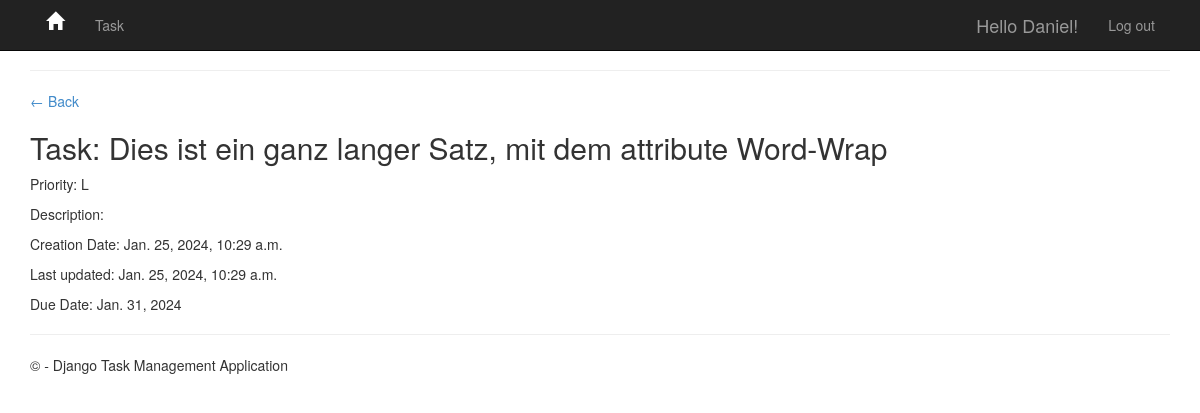
Before: /task/31/ (signed in) with the older database file.
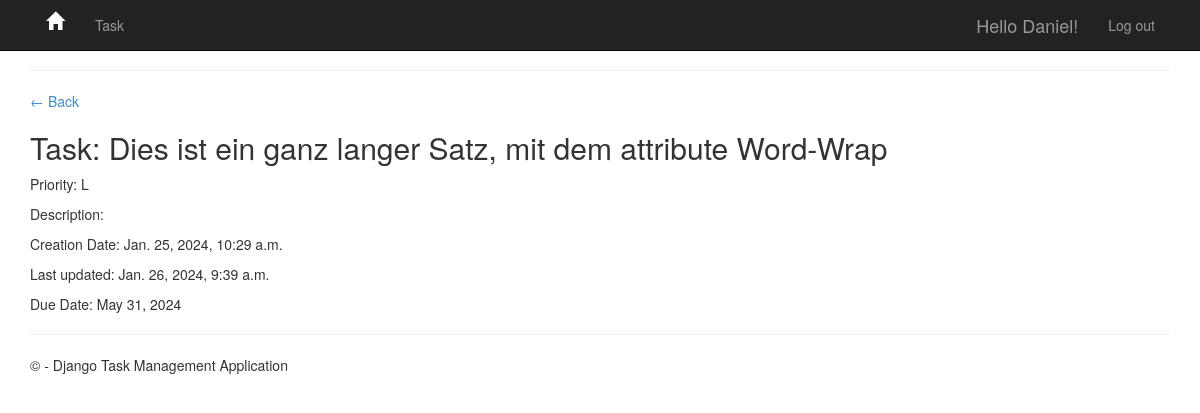
After: the same page with the newer database file.
### app/models.py (models this page shows, shortened)
class Task(models.Model):
    PRIORITY_CHOICES = [
        ('L', 'Low'),
        ('M', 'Medium'),
        ('H', 'High'),
        ('F', 'Fast Lane'),
    ]
    due_date = models.DateField(
        auto_now_add=False, auto_now=False, blank=True, null=True)
    user = models.ForeignKey(
        User, on_delete=models.CASCADE, null=True, blank=True)
    title = models.CharField(max_length=200)
    description = models.TextField(null=True, blank=True)
    complete = models.BooleanField(default=False)
    create = models.DateTimeField(auto_now_add=True)
    update = models.DateTimeField(auto_now=True)
    priority = models.CharField(
        max_length=1,
        choices=PRIORITY_CHOICES,
        default='L',
    )
    class Meta:
        ordering = ['complete']

### app/views.py (the view)
# urls.py: path('task/<int:pk>/', views.TaskDetail.as_view(), name='task'),
class TaskDetail(LoginRequiredMixin, DetailView):
    model = Task
    context_object_name = 'task'
    template_name = 'app/task.html'

### app/templates/app/task.html
{% extends 'app/layout.html' %}
{% block content %}
<hr />
<p><a href="{% url 'tasks' %}">&#8592; Back</a></p>
<h2>Task: {{ task.title }}</h2>
<p>Priority: {{ task.priority }}</p>
<p>Description: {{ task.description }}</p>
<p>Creation Date: {{ task.create }}</p>
<p>Last updated: {{ task.update }}</p>
<p>Due Date: {{ task.due_date }}</p>
{% endblock content %}

Changed rows visible on the page:
changed Task "Dies ist ein ganz langer Satz, mit dem attribute Word-Wrap": update "Jan. 25, 2024, 10:29 a.m." → "Jan. 26, 2024, 9:39 a.m."; due_date "Jan. 31, 2024" → "May 31, 2024"
